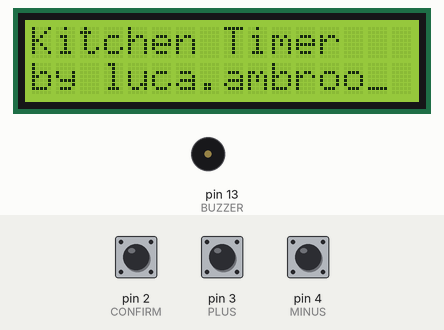
Recording of a sketch running on a simulated Arduino Uno, built with avr-gcc and run on an emulated ATmega328P. Parts: 16×2 character LCD, buzzer (waves = sounding, pin HIGH). The test bench sets the inputs (shaded band); at power-on: pin 2 (CONFIRM) HIGH, pin 3 (PLUS) HIGH, pin 4 (MINUS) HIGH. What the sketch prints to the serial monitor is not drawn.

Above: at 2.5 s.
2.6 s: pin 2 (CONFIRM) pulled LOW for 1 s
At 4.8 s:
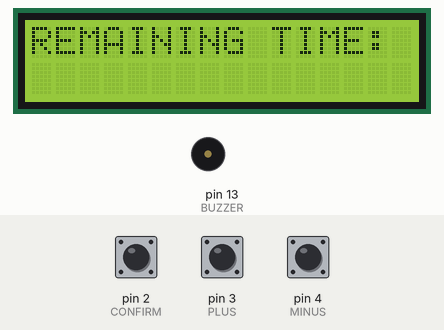
5.1 s: pin 2 (CONFIRM) pulled LOW for 3.2 s
At 6.18 s:
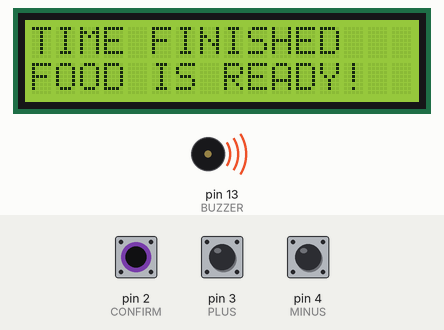
8.9 s: pin 3 (PLUS) pulled LOW for 1 s
At 10.2 s:
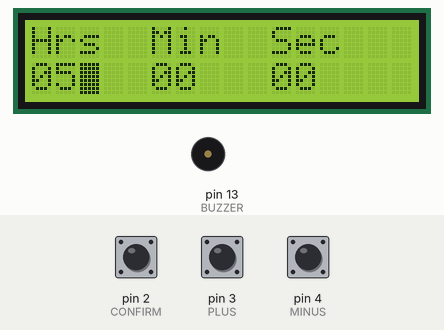
11.4 s: pin 4 (MINUS) pulled LOW for 1 s
At 13.5 s:
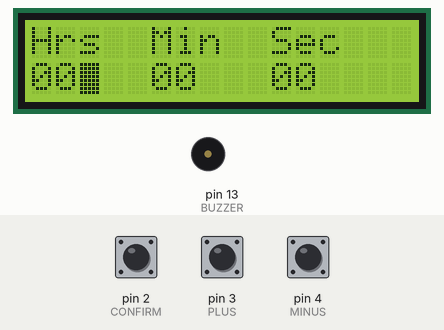
13.9 s: pin 2 (CONFIRM) pulled LOW for 3.2 s
At 18.0 s:
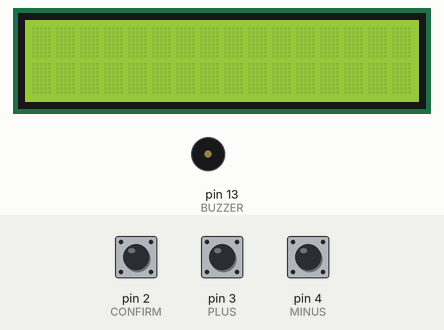
18.6 s: pin 3 (PLUS) pulled LOW for 1 s
At 20.4 s:
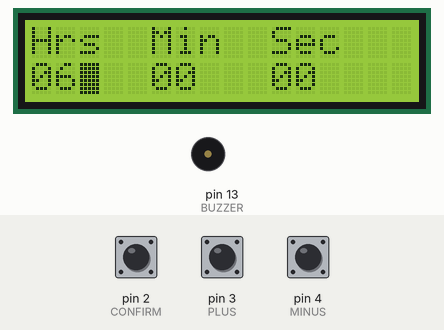
Timing chart, 0 to 21.9 s (numbered marks = the images above; inputs shaded):
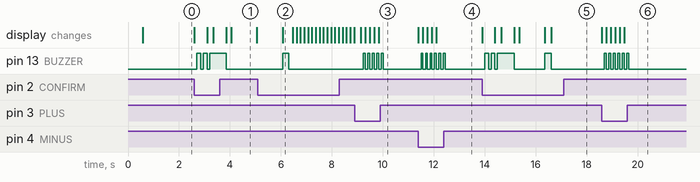

Measured:
- after the input at 2.6 s, pin 13 (BUZZER): goes HIGH 0.15 s, LOW 0.10 s, HIGH 0.15 s, LOW 0.10 s, HIGH 0.65 s, then LOW, starting after 0.10 s; the display: first changes at once (image 1 shows a later state)
- after the input at 5.1 s, pin 13 (BUZZER): goes on until 6.3 s, then stays LOW
- after the input at 8.9 s, pin 13 (BUZZER): alternates HIGH for 0.08 s and LOW for 0.10 s, 10 changes in all, then stays LOW, starting after 0.33 s; the display: first changes after 0.23 s (image 3 shows a later state)
- after the input at 11.4 s, pin 13 (BUZZER): alternates HIGH for 0.08 s and LOW for 0.10 s, 12 changes in all, then stays LOW, starting after 0.10 s; the display: first changes at once (image 4 shows a later state)
- after the input at 13.9 s, pin 13 (BUZZER): LOW → HIGH after 0.10 s, → LOW 0.15 s later, → HIGH 0.10 s later, → LOW 0.15 s later, … (8 changes in this stretch); the display: first changes at once (image 5 shows a later state)
- after the input at 18.6 s, pin 13 (BUZZER): alternates HIGH for 0.08 s and LOW for 0.10 s, 12 changes in all, then stays LOW, starting after 0.10 s; the display: first changes at once (image 6 shows a later state)
- what the display in image 1 shows lasts 1.0 s, from 4.1 s to 5.1 s

The sketch:

Kitchen_Timer.ino
```cpp
// Arduino Kitchen Timer
// https://github.com/lucAmbr0/
// Created by @luca.ambroo_ [instagram]
// 11/14/2022

// Libraries
#include <LiquidCrystal.h> // including the library for the LCD display
LiquidCrystal lcd(7, 8, 9, 10, 11, 12);

// Variables
#define RED 5
#define BLUE 6
#define CONFIRM 2
#define PLUS 3
#define MINUS 4
#define BUZZER 13

int Hrs;
int Min;
int Sec;
int timeleft;
int a; // variables a,b,c are for later
int b;
int c;

void setup() {
  Serial.begin(9600); // Starting the serial monitor
  pinMode(CONFIRM, INPUT_PULLUP); // declaring the pinModes
  pinMode(PLUS, INPUT_PULLUP);
  pinMode(MINUS, INPUT_PULLUP);
  pinMode(BUZZER, OUTPUT);
  digitalWrite(BUZZER, LOW);
  lcd.begin(16, 2);
  Serial.println("");
  Serial.println("--- Kitchen Timer ---"); // program title
  Serial.println("code by @luca.ambroo_"); // credits, please don't remove
  Serial.println("_____________________");
  lcd.print("Kitchen Timer"); // program title
  lcd.setCursor(0, 1);
  delay(500);
  lcd.print("by luca.ambroo_");  // credits, please don't remove
  delay(750);
  lcd.clear();
}

void loop() {
  lcd.clear();
SETTINGS:
  Serial.println("SETTINGS");
  lcd.clear();
  lcd.print("Hrs  Min  Sec");
  lcd.setCursor(0, 1);
  lcd.print("00   00   00");
  lcd.blink(); // blink to show the user which measure is being edited
HOURS: // here are the commands to set the hours for the timer
  lcd.setCursor(2, 1);
  if (digitalRead(PLUS) == LOW) {
    if (Hrs >= 23)
      goto HOURS; // maximum hours is 23
    Hrs++;
    Serial.print("+1h | ");
    Serial.print(Hrs); // updating serial monitor with time remaining
    Serial.print("h ");
    Serial.print(Min);
    Serial.print("m ");
    Serial.print(Sec);
    Serial.println("s ");
    if (Hrs >= 10) { // if hours are 10 or more, adjust the margin from left
      lcd.setCursor(0, 1);
      lcd.print(Hrs);
    } else {
      lcd.setCursor(0,1);
      lcd.print("0");
      lcd.setCursor(1, 1);
      lcd.print(Hrs);
    }
    delay(100);
    digitalWrite(RED, HIGH);
    digitalWrite(BUZZER, HIGH);
    delay(75); // a short feedback to the user with the red led and buzzer
    digitalWrite(BUZZER, LOW);
    digitalWrite(RED, LOW);
  } else if (digitalRead(MINUS) == LOW) {
    if (Hrs > 0) {
      Hrs--; }
    Serial.print("-1h | ");
    Serial.print(Hrs); // updating serial monitor with time remaining
    Serial.print("h ");
    Serial.print(Min);
    Serial.print("m ");
    Serial.print(Sec);
    Serial.println("s ");
    if (Hrs >= 10) {
      lcd.setCursor(0, 1);
      lcd.print(Hrs);
    } else if (Hrs < 0) {
      Hrs = 0; // this part is to prevent the lcd to display numbers smaller than 0
    } else if (Hrs < 10) {
      lcd.setCursor(0,1);
      lcd.print("0");
      lcd.setCursor(1, 1);
      lcd.print(Hrs);
    }
    delay(100);
    digitalWrite(RED, HIGH);
    digitalWrite(BUZZER, HIGH);
    delay(75); // a short feedback to the user with the red led and buzzer
    digitalWrite(BUZZER, LOW);
    digitalWrite(RED, LOW);
  } else if (digitalRead(CONFIRM) == LOW) {
    Serial.println("HRS CONFIRMED");
    lcd.setCursor(7,1);
    delay(100);
    digitalWrite(RED, HIGH);
    digitalWrite(BUZZER, HIGH);
    delay(150); // a long feedback to the user with the red led and buzzer
    digitalWrite(BUZZER, LOW);
    digitalWrite(RED, LOW);
    goto MINUTES; } // going to set the minutes for the timer
  goto HOURS;
MINUTES: // here are the commands to set the minutes for the timer
    lcd.setCursor(7, 1);
  if (digitalRead(PLUS) == LOW) {
    if (Min >= 59)
      goto MINUTES; // maximum miuntes is 59
    Min++;
    Serial.print("+1m | ");
    Serial.print(Hrs); // updating serial monitor with time remaining
    Serial.print("h ");
    Serial.print(Min);
    Serial.print("m ");
    Serial.print(Sec);
    Serial.println("s ");
    if (Min >= 10) { // if minutes are 10 or more, adjust the margin from left
      lcd.setCursor(5, 1);
      lcd.print(Min);
    } else {
      lcd.setCursor(5,1);
      lcd.print("0");
      lcd.setCursor(6, 1);
      lcd.print(Min);
    }
    delay(100);
    digitalWrite(RED, HIGH);
    digitalWrite(BUZZER, HIGH);
    delay(75); // a short feedback to the user with the red led and buzzer
    digitalWrite(BUZZER, LOW);
    digitalWrite(RED, LOW);
  } else if (digitalRead(MINUS) == LOW) {
    if (Min > 0) {
      Min--; }
    Serial.print("-1m | ");
    Serial.print(Hrs); // updating serial monitor with time remaining
    Serial.print("h ");
    Serial.print(Min);
    Serial.print("m ");
    Serial.print(Sec);
    Serial.println("s ");
    if (Min >= 10) {
      lcd.setCursor(5, 1);
      lcd.print(Min);
    } else if (Min < 0) {
      Min = 0; // this part is to prevent the lcd to display numbers smaller than 0
    } else if (Min < 10) {
      lcd.setCursor(5,1);
      lcd.print("0");
      lcd.setCursor(6, 1);
      lcd.print(Min);
    }
    delay(100);
    digitalWrite(RED, HIGH);
    digitalWrite(BUZZER, HIGH);
    delay(75); // a short feedback to the user with the red led and buzzer
    digitalWrite(BUZZER, LOW);
    digitalWrite(RED, LOW);
  } else if (digitalRead(CONFIRM) == LOW) {
    Serial.println("MIN CONFIRMED");
    lcd.setCursor(7,1);
    delay(100);
    digitalWrite(RED, HIGH);
    digitalWrite(BUZZER, HIGH);
    delay(150); // a long feedback to the user with the red led and buzzer
    digitalWrite(BUZZER, LOW);
    digitalWrite(RED, LOW);
    goto SECONDS; }
  goto MINUTES;
SECONDS: // here are the commands to set the seconds for the timer
  lcd.setCursor(12, 1);
  if (digitalRead(PLUS) == LOW) {
    if (Sec >= 59)
      goto SECONDS; // maximum seconds is 59
    Sec++;
    Serial.print("+1s | ");
    Serial.print(Hrs); // updating serial monitor with time remaining
    Serial.print("h ");
    Serial.print(Min);
    Serial.print("m ");
    Serial.print(Sec);
    Serial.println("s ");
    if (Sec >= 10) { // if seconds are 10 or more, adjust the margin from left
      lcd.setCursor(10, 1);
      lcd.print(Sec);
    } else {
      lcd.setCursor(10,1);
      lcd.print("0");
      lcd.setCursor(11, 1);
      lcd.print(Sec);
    }
    delay(100);
    digitalWrite(RED, HIGH);
    digitalWrite(BUZZER, HIGH);
    delay(75); // a short feedback to the user with the red led and buzzer
    digitalWrite(BUZZER, LOW);
    digitalWrite(RED, LOW);
  } else if (digitalRead(MINUS) == LOW) {
    if (Sec > 0) {
      Sec--; }
    Serial.print("-1s | ");
    Serial.print(Hrs); // updating serial monitor with time remaining
    Serial.print("h ");
    Serial.print(Min);
    Serial.print("m ");
    Serial.print(Sec);
    Serial.println("s ");
    if (Sec >= 10) {
      lcd.setCursor(10, 1);
      lcd.print(Sec);
    } else if (Sec < 0) {
      Sec = 0; // this part is to prevent the lcd to display numbers smaller than 0
    } else if (Sec < 10) {
      lcd.setCursor(10,1);
      lcd.print("0");
      lcd.setCursor(11, 1);
      lcd.print(Sec);
    }
    delay(100);
    digitalWrite(RED, HIGH);
    digitalWrite(BUZZER, HIGH);
    delay(75); // a short feedback to the user with the red led and buzzer
    digitalWrite(BUZZER, LOW);
    digitalWrite(RED, LOW);
  } else if (digitalRead(CONFIRM) == LOW) {
    Serial.println("SEC CONFIRMED");
    lcd.setCursor(12,1);
    delay(100);
    digitalWrite(RED, HIGH);
    digitalWrite(BUZZER, HIGH);
    delay(150); // a long feedback to the user with the red led and buzzer
    digitalWrite(BUZZER, LOW);
    digitalWrite(RED, LOW);
    goto TIMER; } // going to display the time chose by the user
  goto SECONDS;

TIMER:
  Serial.println("TIMER IS STARTING");
  lcd.noBlink();
  digitalWrite(RED, LOW);
  digitalWrite(BUZZER, HIGH);
  delay(500); // a long feedback to the user with the red led and buzzer
  digitalWrite(BUZZER, LOW);
  digitalWrite(BLUE, HIGH);
  lcd.clear();
  delay(200);
  lcd.print("REMAINING TIME:");
  Serial.println("TIMER STARTED");
  Sec++;
  goto REMAINING;

REMAINING:
  delay(1000);
  if (Sec > 0) { // here's the whole algorithm to convert hrs-min-sec
    a = 0; } // this string is useless
  else { // if seconds are 0 than take 1 from minutes and make seconds 60
    if (Min > 0) {
      a = 0; } // this string is useless
    else { // if minutes are 0 than take 1 from hours and make minutes 60
      if (Hrs > 0) {
        a = 0; } // this string is useless
      else { goto END; } // if even hours are 0, than the countdown has finished.
    Hrs--;
    Min = 60;
    }
    Min--;
    Sec = 60;
  }
  Sec--;
  lcd.setCursor(0, 1);
  if (Hrs >= 10) { // adjusting margins if numbers are >=10
    lcd.setCursor(0,1); }
  else {
    lcd.setCursor(0,1);
    lcd.print("0");
    lcd.setCursor(1,1); }
  lcd.print(Hrs);
  lcd.print("h");
  if (Min >= 10) { // adjusting margins if numbers are >=10
    lcd.setCursor(5,1); }
  else {
    lcd.setCursor(5, 1);
    lcd.print("0");
    lcd.setCursor(6,1); }
  lcd.print(Min);
  lcd.print("m");
  if (Sec >= 10) { // adjusting margins if numbers are >=10
    lcd.setCursor(10,1);
  }
  else {
    lcd.setCursor(10, 1);
    lcd.print("0");
    lcd.setCursor(11, 1);
  }
  lcd.print(Sec);
  lcd.print("s");

  if (digitalRead(CONFIRM) == LOW) { // cancelling the timer if you push confirm while the countdown is working
    digitalWrite(BLUE, LOW);
    digitalWrite(RED, HIGH);
    digitalWrite(BUZZER, HIGH);
    delay(250); // feedback to the user with the red led and buzzer
    digitalWrite(BUZZER, LOW);
    Hrs = 0; // making every measure = 0 to reset the timer
    Min = 0;
    Sec = 0;
    lcd.clear();
    Serial.println("Cancelled.");
    delay(1250);
    digitalWrite(RED, LOW);
    goto SETTINGS; // goes back the timer settings
  }
  Serial.print(Hrs); // updating serial monitor with time remaining
  Serial.print("h ");
  Serial.print(Min);
  Serial.print("m ");
  Serial.print(Sec);
  Serial.println("s ");
  goto REMAINING; // updates the lcd display with time remaining
END:
  lcd.clear();
  lcd.print("TIME FINISHED "); // time has finished!
  Serial.println("TIME FINISHED");
  lcd.setCursor(0,1);
  lcd.print("FOOD IS READY!");
  digitalWrite(BLUE, LOW);
  b = 0; // repeating the buzzer and led warning until user pushes CONFIRM to reset
  while (b == 0) {
    digitalWrite(RED, HIGH);
    digitalWrite(BUZZER, HIGH);
    delay(250);
    digitalWrite(RED, LOW);
    digitalWrite(BUZZER, LOW);
    delay(150);
    if (digitalRead(CONFIRM) == LOW) {
      b = 1; // stops the buzzer and led warning
    }
  }
  lcd.clear();
  lcd.print("Restarting...");
  Serial.println("Restarting...");
  lcd.setCursor(0,1);
  c = 0;
  while (c < 16) { // displays a short loading before restarting the timer
    lcd.print(">");
    c++;
    delay(150);
  }
  lcd.clear();
  delay(250);
}

//
//              _..._
//            .'     '.      _
//           /    .-""-\   _/ \
//         .-|   /:.   |  |   |
//         |  \  |:.   /.-'-./
//         | .-'-;:__.'    =/
//         .'=  *=|     _.='
//        /   _.  |    ;
//       ;-.-'|    \   |     @luca.ambroo__
//      /   | \    _\  _\
//      \__/'._;.  ==' ==\
//              \    \   |
//              /    /   /
//             /-._/-._/
//             \   `\  \
//              `-._/._/
//
```
